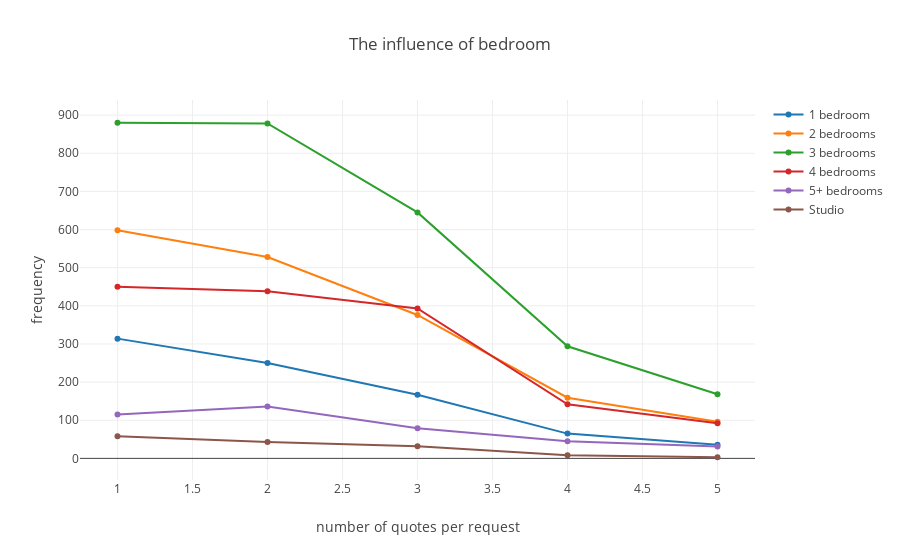

Notebook code for this chart:
### Markdown cell above
### Hypothesis 2: For house cleaning (one time) service, different type of bedrooms may influence the number of quotes per request.

#### Result:

Different number of rooms will influence the number of quotes per request. Generally speaking, the request for cleaning 3 bedrooms may get the most number of quotes than other requests.(The green line) the request for cleaning studio may get the least number of quotes, which mostly around 1-3 quotes. Seldom of studio cleaning requests have 4+ quotes. The number of quotes for 2-bedroom request and 4-bedroom request are almost the same. The number of 1-bedroom request and 5-bedroom request are almost the same, which is less than 2-bedroom request and 4-bedroom request.

Hence, the distribution of the number of quotes per request follows the normal distribution. 3 bedrooms are the peak point. When the number of bedrooms increase, the number of quotes per request may increase, and after getting the number of 3, the number of quotes per request may decrease. 

This makes sense in real life. When the number of rooms are small, increasing the number of rooms may get more money for pros. However, when it reaches a point, the marginal benefit will decrease, which makes the quotes per request less.

### Code cell
# house cleaning
quote_house_full = quote_more_request.loc[quote_more_request["category_name"]=="House Cleaning (One Time)",:]
quote_house = quote_house_full.groupby(by = ["request_id"])["quote_id"].count()
quote_house = quote_house.to_frame().reset_index()
quote_house = quote_house.merge(visitors_submit,how="inner",left_on = "request_id", right_on = "request_id")
quote_house["quote_id"] = quote_house["quote_id"].astype("category")

# house cleaning - bedroom
quote_bedroom = quote_house.groupby(by=["num_bedrooms","quote_id"])["request_id"].count()
quote_bedroom = quote_bedroom.to_frame().reset_index()
quote_bedroom["quote_id"] = quote_bedroom["quote_id"].astype("category")

bed1 = quote_bedroom.loc[quote_bedroom["num_bedrooms"]=="1 bedroom",:]
bed2 = quote_bedroom.loc[quote_bedroom["num_bedrooms"]=="2 bedrooms",:]
bed3 = quote_bedroom.loc[quote_bedroom["num_bedrooms"]=="3 bedrooms",:]
bed4 = quote_bedroom.loc[quote_bedroom["num_bedrooms"]=="4 bedrooms",:]
bed5 = quote_bedroom.loc[quote_bedroom["num_bedrooms"]=="5+ bedrooms",:]
beds = quote_bedroom.loc[quote_bedroom["num_bedrooms"]=="Studio",:]

data = [go.Scatter(x=bed1.quote_id, y=bed1.request_id, name='1 bedroom'),\
       go.Scatter(x=bed2.quote_id, y=bed2.request_id, name='2 bedrooms'),\
       go.Scatter(x=bed3.quote_id, y=bed3.request_id, name='3 bedrooms'),\
       go.Scatter(x=bed4.quote_id, y=bed4.request_id, name='4 bedrooms'),\
       go.Scatter(x=bed5.quote_id, y=bed5.request_id, name='5+ bedrooms'),\
       go.Scatter(x=beds.quote_id, y=beds.request_id, name='Studio')]
layout = go.Layout(dict(title = "The influence of bedroom",
                  xaxis = dict(title = 'number of quotes per request'),yaxis = dict(title = 'frequency'),
                ),legend=dict(
                orientation="v"))
py.iplot(dict(data=data, layout=layout))

### Figure 1 — Plotly figure (JSON) as saved in the notebook; plotly's stock layout.template omitted (floating-point values rounded to 4 significant figures)
{"data": [{"name": "1 bedroom", "type": "scatter", "uid": "9b833a96-065a-4ee8-9716-0ce684794b70", "x": [1, 2, 3, 4, 5], "y": [314, 250, 167, 65, 36]}, {"name": "2 bedrooms", "type": "scatter", "uid": "fceb7332-64aa-478a-81f4-45fd5545cc31", "x": [1, 2, 3, 4, 5], "y": [598, 528, 376, 159, 96]}, {"name": "3 bedrooms", "type": "scatter", "uid": "e0ee21d5-b0ea-4db6-b8c5-aecaa58e7a18", "x": [1, 2, 3, 4, 5], "y": [880, 878, 645, 294, 168]}, {"name": "4 bedrooms", "type": "scatter", "uid": "d2ee2a4e-c181-4570-9ad2-4ad6a5bf4093", "x": [1, 2, 3, 4, 5], "y": [450, 438, 393, 142, 92]}, {"name": "5+ bedrooms", "type": "scatter", "uid": "2e159737-d0d6-49c5-a228-f1c3812febb8", "x": [1, 2, 3, 4, 5], "y": [115, 136, 79, 45, 31]}, {"name": "Studio", "type": "scatter", "uid": "cf3af6af-ccd5-409a-b0ee-12f9811e67d7", "x": [1, 2, 3, 4, 5], "y": [58, 43, 32, 8, 3]}], "layout": {"legend": {"orientation": "v"}, "title": "The influence of bedroom", "xaxis": {"title": "number of quotes per request"}, "yaxis": {"title": "frequency"}}}
